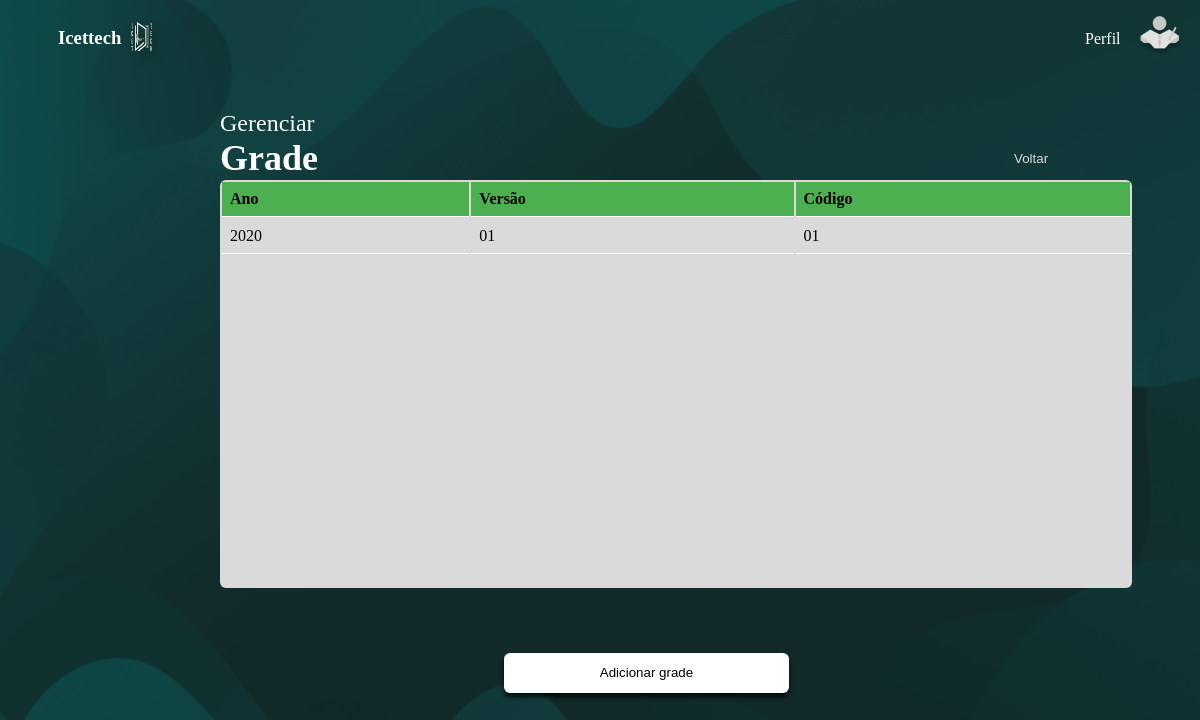
Page /gerenciamento/grade/ on the earlier database version.
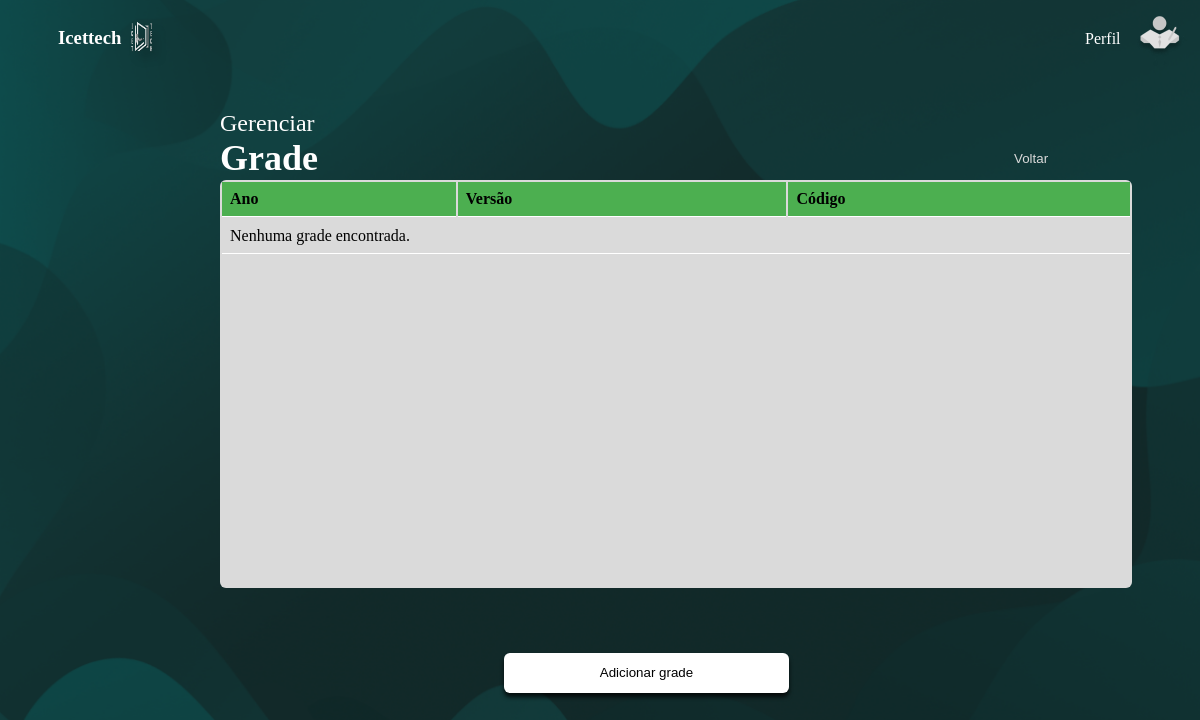
Same page on the later database version.
### Grade/models.py (models this page shows, shortened)
class Grade(models.Model):
    id_grade = models.AutoField(primary_key=True)
    ano = models.IntegerField(null=False)
    versao = models.CharField(max_length=12)
    codigo = models.CharField(max_length=6)
    curso = models.ForeignKey(Curso, on_delete=models.CASCADE)

### Administrador/views.py (the view)
# urls.py: path('gerenciamento/grade/', gerennciamento.gerenciamentograde, name='gerenciamentograde'),
    def gerenciamentograde(request):
        grade = Grade.objects.all()
        return render(request, 'G_grade.html', {'grade': grade})

### Administrador/templates/G_grade.html (shortened to what this page needs)
{% load static %}
<!DOCTYPE html>
<html lang="en">
  <head>
    <link rel="stylesheet" href="{% static 'css/gerenciargrad.css' %}" />
  </head>
  <body>
    <header class="header-conteiner">
      <div class="header-left">
        <h3 class="nomeLogo">Icettech</h3>
        <img
          class="logotipo2"
          src="{% static 'imagens/LogoicettechPB.png' %}"
          alt=""
        />
      </div>
    </header>
    <nav class="navegação">
      <div class="links">
        <p>Perfil</p>
        <a href="{% url 'perfil' %}"
          ><img src="{% static 'imagens/Iconesprofessor2.png' %}" alt=""
        /></a>
      </div>
    </nav>
    <section>
      <div class="title">
        <p>Gerenciar</p>
        <h1>Grade</h1>
      </div>
      <div class="conteiner">
        <div class= "table-wrapper">
          <table>
            <tbody id="tbody">
              <tr>
                <th>Ano</th>
                <th>Versão</th>
                <th>Código</th>
              </tr>
                {% for grade in grade %}
              <tr>
                  <td>{{ grade.ano }}</td>
                  <td>{{ grade.versao }}</td>
                  <td>{{ grade.codigo }}</td>
              </tr>
                {% empty %}
              <tr>
                  <td colspan="3">Nenhuma grade encontrada.</td>
              </tr>
                {% endfor %}
            </tbody>
          </table>
        </div>
      </div>
      <div>
        <button class="button_back" onclick="voltar()">Voltar</button>
      </div>
    </section>
    <div class="button-Ad">
      <a href="{% url 'cadastrargrade' %}"><button>Adicionar grade</button></a>
    </div>
  </body>
</html>

Differences in the rows shown:
removed Grade: ano "2020", versao "01", codigo "01"
Other differences:
text now shown: "Nenhuma grade encontrada."
